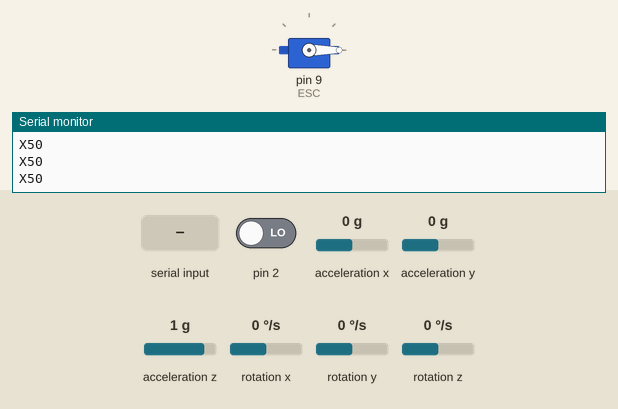
Simulated run of this sketch. Board: Arduino Uno, built with avr-gcc and run on an emulated ATmega328P. On the bench: servo, the last lines printed to the serial monitor. The inputs (shaded band) are chosen by the test bench; at power-on: acceleration x 0 g, acceleration z 1 g, acceleration y 0 g, pin 2 LOW, rotation x 0 °/s, rotation y 0 °/s, rotation z 0 °/s. The sensor or clock chip raises its interrupt line as the real part does.

Above: at 2.3 s.
2.4 s: acceleration x set to 0.2 g
At 3.5 s:
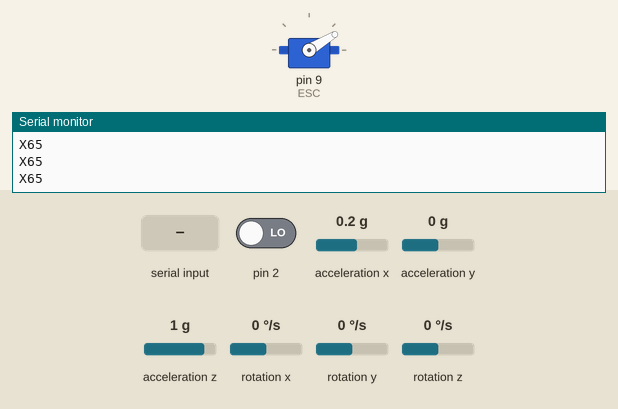
3.9 s: "a90\n" received over Serial
At 4.3 s:
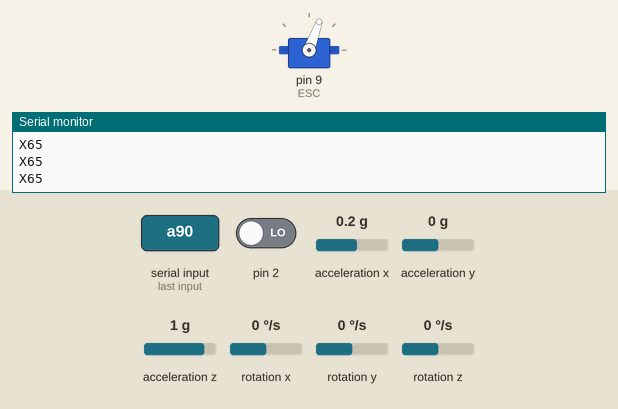
5.9 s: acceleration z set to 0 g
At 6.3 s:
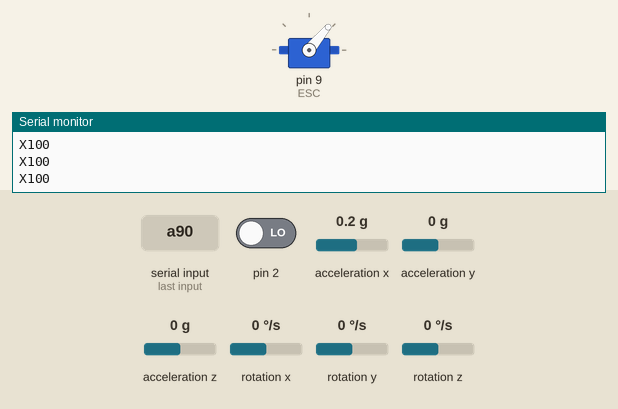
7.4 s: "T90\n" received over Serial
At 8.3 s:
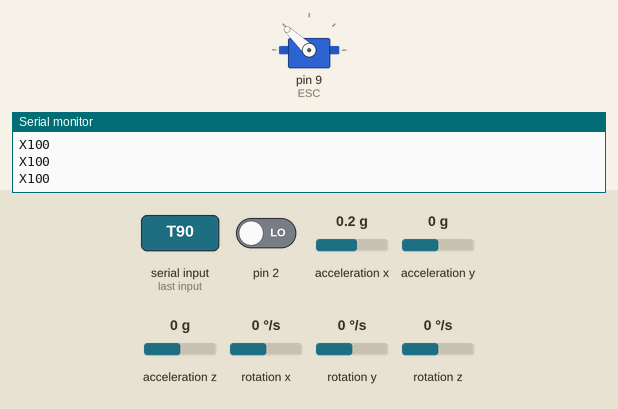
8.9 s: acceleration y set to -1.4 g
At 10.0 s:
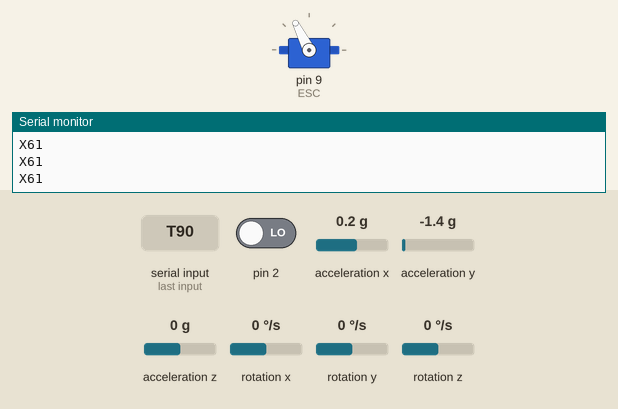
10.5 s: "d90\n" received over Serial
At 11.6 s:
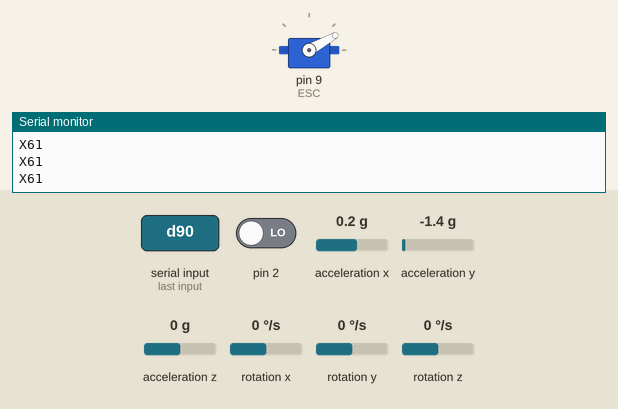
Timing chart, 0 to 23.5 s (numbered marks = the images above; inputs shaded):
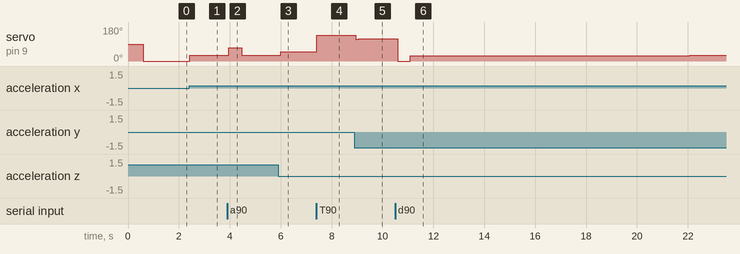

Measured:
- the behaviour switches between 0 and 0.1 g on acceleration x (found by bisection; images 0 and 1)
- after the input at 2.4 s, servo on pin 9 (ESC): 0° → 31° at once
- after the input at 3.9 s, servo on pin 9 (ESC): 31° → 70° after 0.05 s, → 31° 0.51 s later
- after the input at 5.9 s, servo on pin 9 (ESC): 31° → 50° after 0.10 s
- after the input at 7.4 s, servo on pin 9 (ESC): 50° → 137° at once
- after the input at 8.9 s, servo on pin 9 (ESC): 137° → 115° after 0.06 s, → 117° 0.11 s later
- after the input at 10.5 s, servo on pin 9 (ESC): 117° → 0° after 0.09 s, → 29° 0.51 s later, → 30° 11.0 s later

The sketch:

PID_Reg_V1.ino
```cpp
#include <Wire.h>
#include <Servo.h>
#include <PID_v1.h>
#include "config.h"


int X;      // Sonsor value
double x_axe;
// ================================================================
// ===                      INITIAL SETUP                       ===
// ================================================================

void setup()
{

   init_communication();

  // Serial.begin(9600);
    while (!Serial);

    MPU_init();

   init_PID();
   initESCs();
}


void loop()
{

readStr();
getYPR();

updatePID();
updateMotor();
delay (update_time);

}
```

Motors.ino
```cpp
float velocity;                    //velocities
Servo a;

void updateMotor(){

  a.writeMicroseconds(velocity);
}


void arm(){

  a.write(70);


  delay(ESC_ARM_DELAY);

}


void disarm(){

  a.write(0);

   set_speed(0);
  delay(ESC_ARM_DELAY);

}

void initESCs(){


  a.attach(ESC);


  delay(100);

 disarm();

}
```

PID.ino
```cpp
#define PITCH_P_VAL 300
#define PITCH_I_VAL 1
#define PITCH_D_VAL 1

float Vitesse=1000;    // global velocity
float Vmax=1200;
float Vmin=1600;


float bal_bd;
double XSetpoint, XInput,XOutput;
float Erreur;

// correction selon axe Y
PID XPID(&x_axe, &XOutput, &XSetpoint,PITCH_P_VAL,PITCH_I_VAL,PITCH_D_VAL, DIRECT);
//PID pitchReg(&x_axe, &motor_sp, &Setpoint, PITCH_P_VAL, PITCH_I_VAL, PITCH_D_VAL, REVERSE);


void set_speed(int value)
{
 Vitesse=map(value,0,120,800,2000);
}

void init_PID(){


  XSetpoint=0;

  XPID.SetMode(AUTOMATIC);


  }

  void updatePID()
  {

    /* Erreur=Yaw-x_axe;
      Serial.print(x_axe);
      int x_axe = map(100*x_axe,-60 , 60, 0, 80);

      Serial.print("      ");
      XPID.Compute();
      Serial.println(100*XOutput);

*/


if(x_axe>0)
    {

     x_axe=-x_axe;
        XPID.Compute();

       velocity=Vitesse+XOutput;


     //  Serial.print("+");

      }

 /*
 else
      {
          Serial.print(x_axe);
       Serial.print("      ");

         XPID.Compute();
         if ((Vitesse-(100*XOutput))>Vmin)
            velocity=Vitesse-(100*XOutput);
         else
             velocity=Vmin;
         Serial.println(XOutput);
        }
        */


  }
```

Sensor.ino
```cpp
#include "I2Cdev.h"

#include "MPU6050_6Axis_MotionApps20.h"

MPU6050 mpu;
#define OUTPUT_READABLE_YAWPITCHROLL

// MPU control/status vars
bool dmpReady = false;  // set true if DMP init was successful
uint8_t mpuIntStatus;   // holds actual interrupt status byte from MPU
uint8_t devStatus;      // return status after each device operation (0 = success, !0 = error)
uint16_t packetSize;    // expected DMP packet size (default is 42 bytes)
uint16_t fifoCount;     // count of all bytes currently in FIFO
uint8_t fifoBuffer[64]; // FIFO storage buffer

// orientation/motion vars
Quaternion q;           // [w, x, y, z]         quaternion container
VectorInt16 aa;         // [x, y, z]            accel sensor measurements
VectorInt16 aaReal;     // [x, y, z]            gravity-free accel sensor measurements
VectorInt16 aaWorld;    // [x, y, z]            world-frame accel sensor measurements
VectorFloat gravity;    // [x, y, z]            gravity vector
float euler[3];         // [psi, theta, phi]    Euler angle container
float ypr[3];           // [yaw, pitch, roll]   yaw/pitch/roll container and gravity vector

// packet structure for InvenSense teapot demo
uint8_t teapotPacket[14] = { '$', 0x02, 0,0, 0,0, 0,0, 0,0, 0x00, 0x00, '\r', '\n' };

// ================================================================
// ===               INTERRUPT DETECTION ROUTINE                ===
// ================================================================

volatile bool mpuInterrupt = false;     // indicates whether MPU interrupt pin has gone high
void dmpDataReady() {
    mpuInterrupt = true;
}

void MPU_init(){

  #if I2CDEV_IMPLEMENTATION == I2CDEV_ARDUINO_WIRE
        Wire.begin();
        TWBR = 24; // 400kHz I2C clock (200kHz if CPU is 8MHz). Comment this line if having compilation difficulties with TWBR.
    #elif I2CDEV_IMPLEMENTATION == I2CDEV_BUILTIN_FASTWIRE
        Fastwire::setup(400, true);
    #endif


   // initialize device

    mpu.initialize();

    // verify connection

    // wait for ready


    // load and configure the DMP

    devStatus = mpu.dmpInitialize();

    // supply your own gyro offsets here, scaled for min sensitivity
    mpu.setXGyroOffset(220);
    mpu.setYGyroOffset(76);
    mpu.setZGyroOffset(-85);
    mpu.setZAccelOffset(1788); // 1688 factory default for my test chip

    // make sure it worked (returns 0 if so)
    if (devStatus == 0) {
        // turn on the DMP, now that it's ready

        mpu.setDMPEnabled(true);

        // enable Arduino interrupt detection

        attachInterrupt(0, dmpDataReady, RISING);
        mpuIntStatus = mpu.getIntStatus();

        // set our DMP Ready flag so the main loop() function knows it's okay to use it

        dmpReady = true;

        // get expected DMP packet size for later comparison
        packetSize = mpu.dmpGetFIFOPacketSize();
    } else {
        // ERROR!
        // 1 = initial memory load failed
        // 2 = DMP configuration updates failed
        // (if it's going to break, usually the code will be 1)

        }
}


void getYPR(){

   if (!dmpReady) return;

    // wait for MPU interrupt or extra packet(s) available
    while (!mpuInterrupt && fifoCount < packetSize) {
        // other program behavior stuff here
        // .
        // .
        // .
        // if you are really paranoid you can frequently test in between other
        // stuff to see if mpuInterrupt is true, and if so, "break;" from the
        // while() loop to immediately process the MPU data
        // .
        // .
        // .
    }
     mpuInterrupt = false;
    mpuIntStatus = mpu.getIntStatus();

    // get current FIFO count
    fifoCount = mpu.getFIFOCount();

    // check for overflow (this should never happen unless our code is too inefficient)
    if ((mpuIntStatus & 0x10) || fifoCount == 1024) {
        // reset so we can continue cleanly
        mpu.resetFIFO();


    // otherwise, check for DMP data ready interrupt (this should happen frequently)
    } else if (mpuIntStatus & 0x02) {
        // wait for correct available data length, should be a VERY short wait
        while (fifoCount < packetSize) fifoCount = mpu.getFIFOCount();

        // read a packet from FIFO
        mpu.getFIFOBytes(fifoBuffer, packetSize);

        // track FIFO count here in case there is > 1 packet available
        // (this lets us immediately read more without waiting for an interrupt)
        fifoCount -= packetSize;

   mpu.dmpGetQuaternion(&q, fifoBuffer);
            mpu.dmpGetGravity(&gravity, &q);
            mpu.dmpGetYawPitchRoll(ypr, &q, &gravity);
           x_axe=ypr[1];
           int X=map(100*x_axe,-60,60,0,100);
           sendX(X);
          // int value = map(x_axe,-40 , 40, 0, 80);
          //  Serial.println(ypr[1] * 180/M_PI);
          // sendX(value);
            }

}
```

bluetooth.ino
```cpp
String inputString = "";         // a string to hold incoming data
boolean stringComplete = false;  // whether the string is complete
String valueString = "";

void init_communication()
{
     Serial.begin(9600);
     inputString.reserve(4);
     valueString.reserve(3);
  }

void readStr(){


  if (stringComplete) {

         if(inputString[0]=='a')
                    {
                    arm();
                     Serial.println("a");
                    }
        else if(inputString[0]=='d')
                   {
                    disarm();
                     Serial.println("d");
                    }

         else if(inputString[0]=='T')
                   {
                      inputString[0]='0';
                     int value = inputString.toInt();
                     set_speed(value);
                     Serial.println(value);

                    }
         else if(inputString[0]=='P'){
           }
         else if(inputString[0]=='I'){
           }
         else if(inputString[0]=='T'){
           }

            inputString = "";
            stringComplete = false;
          }
}

void serialEvent(){
    while (Serial.available()) {
    // get the new byte:
    char inChar = (char)Serial.read();
    // add it to the inputString:
    inputString += inChar;
    // if the incoming character is a newline, set a flag
    // so the main loop can do something about it:
    if (inChar == '\n') {
      stringComplete = true;
    }
}
}
```

send.ino
```cpp
void sendX(int value)
{
  int Xs=value;
   if(Xs>100)
    {

      Serial.print("X");
    Serial.println("100");


    }
    else if(Xs<0)
    {
       Serial.print("X");
    Serial.println("0");
    }

    else
    {
       Serial.print("X");
    Serial.println(Xs);
      }
  }
```

config.h
```cpp
/* ESC pin configuration
 *
 */
#define ESC 9


/* ESC configuration
 *
 */

#define ESC_MIN 80
#define ESC_MAX 90
#define ESC_TAKEOFF_OFFSET 50
#define ESC_ARM_DELAY 500

#define ESC_test_DELAY 2000

#define update_time 100


#define Xmin 300
#define Xmax 700
#define X0 500
```
